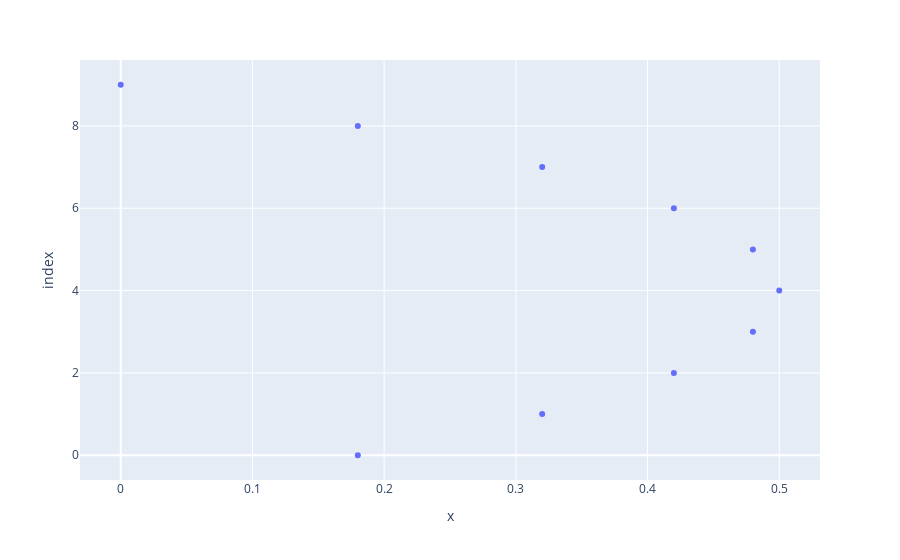

Source (notebook cell):
### Code cell
from math import log2
x = 0.8
probs = [0.1, 0.2, 0.3, 0.4, 0.5, 0.6, 0.7, 0.8, 0.9, 1.0]
info = [-log2(p) for p in probs]
gini = [ 1 - p*p - (1-p)*(1-p) for p in probs]

#px.line(probs, info)
px.scatter(probs,gini)

### Figure 1 — Plotly figure (JSON) as saved in the notebook; plotly's stock layout.template omitted (floating-point values rounded to 4 significant figures)
{"data": [{"hovertemplate": "x=%{x}<br>index=%{y}<extra></extra>", "legendgroup": "", "marker": {"color": "#636efa", "symbol": "circle"}, "mode": "markers", "name": "", "orientation": "h", "showlegend": false, "type": "scatter", "x": [0.18, 0.32, 0.42, 0.48, 0.5, 0.48, 0.42, 0.32, 0.18, 0], "xaxis": "x", "y": [0, 1, 2, 3, 4, 5, 6, 7, 8, 9], "yaxis": "y"}], "layout": {"legend": {"tracegroupgap": 0}, "margin": {"t": 60}, "xaxis": {"anchor": "y", "domain": [0, 1], "title": {"text": "x"}}, "yaxis": {"anchor": "x", "domain": [0, 1], "title": {"text": "index"}}}}
